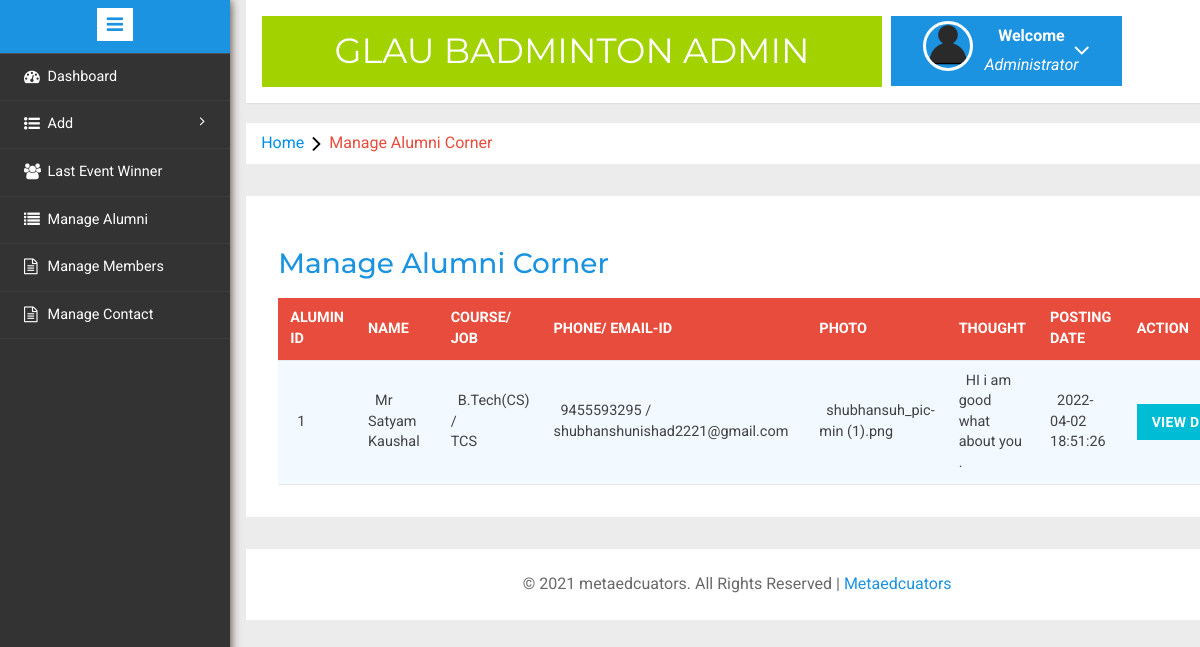
The page /admin/manage-alumni.php (signed in) on the database its author committed.
### tables this page shows
CREATE TABLE `alumnicorner` (
  `alumniid` int(3) NOT NULL,
  `alumniname` varchar(50) NOT NULL,
  `alumnicourse` varchar(20) NOT NULL,
  `alumnijob` varchar(20) NOT NULL,
  `alumniphone` bigint(11) NOT NULL,
  `alumniemail` varchar(50) NOT NULL,
  `alumnithought` varchar(500) NOT NULL,
  `alumniphoto` varchar(100) NOT NULL,
  `timestamp` datetime NOT NULL DEFAULT current_timestamp()
);

### src/admin/manage-alumni.php (the view, shortened to what this page needs)
<?php
include('includes/config.php');
if (strlen($_SESSION['alogin']) == 0) {
	header('location:index.php');
} else {
?>
	<!DOCTYPE HTML>
	<html>
	<head>
		<link href="css/bootstrap.min.css" rel='stylesheet' type='text/css' />
		<link href="css/style.css" rel='stylesheet' type='text/css' />
		<link rel="stylesheet" href="css/morris.css" type="text/css" />
		<link href="css/font-awesome.css" rel="stylesheet">
		<link rel="stylesheet" type="text/css" href="css/table-style.css" />
		<link rel="stylesheet" type="text/css" href="css/basictable.css" />
		<link rel="stylesheet" href="css/icon-font.min.css" type='text/css' />
	</head>
	<body>
		<div class="page-container">
			<div class="left-content">
				<div class="mother-grid-inner">
					<?php include('includes/header.php'); ?>
				</div>
				<ol class="breadcrumb">
					<li class="breadcrumb-item"><a href="index.php">Home</a><i class="fa fa-angle-right"></i>Manage Alumni Corner</li>
				</ol>
				<div class="agile-grids">
					<div class="agile-tables">
						<div class="w3l-table-info">
							<h2>Manage Alumni Corner</h2>
							<table id="table">
								<thead>
									<tr>
										<th>Alumin id</th>
										<th>Name</th>
										<th>Course/ Job</th>
										<th>Phone/ Email-id</th>
										<th>Photo  </th>
										<th>Thought </th>
										<th>Posting date </th>
										<th>Action</th>
									</tr>
								</thead>
								<tbody>
									<?php $sql = "SELECT * from alumnicorner";
									$query = $dbh->prepare($sql);
									$query->execute();
									$results = $query->fetchAll(PDO::FETCH_OBJ);
									if ($query->rowCount() > 0) {
										foreach ($results as $result) {				?>
											<tr>
												<td width="10"><?php echo htmlentities($result->alumniid); ?></td>
												<td width="50"><?php echo htmlentities($result->alumniname); ?></td>
												<td width="50"><?php echo htmlentities($result->alumnicourse); ?> /<br />
													<?php echo $result->alumnijob; ?></td>
												<td width="50"><?php echo htmlentities($result->alumniphone); ?> /<br />
													<?php echo $result->alumniemail; ?></td>
												<td width="200"><?php echo htmlentities($result->alumniphoto); ?></a></td>
												<td width="400"><?php echo htmlentities($result->alumnithought); ?></td>
												<td width="50"><?php echo htmlentities($result->timestamp); ?></td>
												<td><a href="update-alumni.php?pid=<?php echo htmlentities($result->alumniid); ?>"><button type="button" class="btn btn-primary btn-block">View Details</button></a></td>
											</tr>
									<?php }
									} ?>
								</tbody>
							</table>
						</div>
					</div>
					<?php include('includes/footer.php'); ?>
				</div>
			</div>
			<?php include('includes/sidebarmenu.php'); ?>
		</div>
	</body>
	</html>
<?php } ?>

### src/admin/css/table-style.css (style rules this page uses)
table { background: white; border-collapse: collapse; margin: 1.25em 0 0; width: 100%; }
table tr, table th, table td { border: none; border-bottom: 1px solid #e8e8e8; font-size: .95em; }
table th, table td { padding: 10px 12px; text-align: left; }
table th { background: #e74c3c; color: #fff; text-transform: uppercase; }
table tr td { background: #f3faff; color: #424242; }
table { width: 100%; }

### rows shown on the page
alumnicorner: alumniid "1", alumniname "Mr Satyam Kaushal", alumnicourse "B.Tech(CS)", alumnijob "TCS", alumniphone "9455593295", alumniemail "shubhanshunishad2221@gmail.com", alumniphoto "shubhansuh_pic-min (1).png", alumnithought "HI i am good what about you .", timestamp "2022-04-02 18:51:26"
